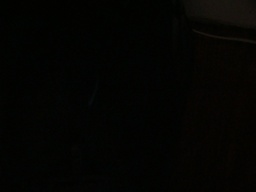
#> input picture bolso_chico.jpg, 256 x 192 px, shrunk from 1296 x 972 before the run, given in place of out.png, which was not available
$ python main.py out.png out.png   (older library calls are emulated)
#> lines starting #> are read from the running program, lines starting #| are printed output that depends on the picture; pictures that were not available may be replaced by others from this repository, and a replacement may not be noted
#> further down, img is the input picture: shape (192, 256, 3); mean R, G, B 3.8, 3.9, 1.7
### converter.py
import numpy as np
import math
import progressbar

def RGB2HSI(rgb):
    hsi = np.empty((len(rgb),len(rgb[0]),3),dtype=np.uint8)
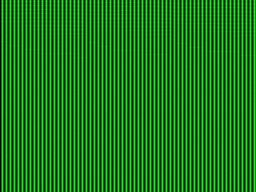
#> hsi: shape (192, 256, 3); mean R, G, B 66.2, 66.2, 66.2
    with progressbar.ProgressBar(max_value=len(rgb)) as bar:
        for f in range(len(rgb)):
            for j in range(len(rgb[f])):
                r = rgb[f][j][0]
                g = rgb[f][j][1]
                b = rgb[f][j][2]
                [h,s,i] = pix_RGB2HSI(r,g,b)
                hsi[f][j][0] = h
                hsi[f][j][1] = s
                hsi[f][j][2] = i
            bar.update(f)
#> this loop made 192 passes
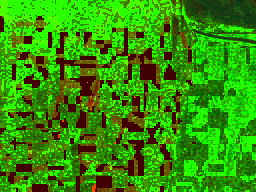
#> hsi: shape (192, 256, 3); mean R, G, B 52, 146.1, 3
    return hsi


def HSI2RGB(hsi):
    rgb = np.empty(hsi.shape,dtype=np.uint8)
    with progressbar.ProgressBar(max_value=len(rgb)) as bar:
        for f in range(len(hsi)):
            for j in range(len(hsi[f])):
                h = hsi[f][j][0]
                s = hsi[f][j][1]
                i = hsi[f][j][2]
                [r,g,b] = pix_HSI2RGB(h,s,i)
                rgb[f][j][0] = r
                rgb[f][j][1] = g
                rgb[f][j][2] = b
            bar.update(f)
    return rgb


def pix_RGB2HSI(R,G,B):
    r = R/255
    g = G/255
    b = B/255

    i = (r+g+b)/3
    s = 1-3*min(r,min(g,b))/(r+g+b+0.000001) # evitar dividir por 0
    h = 0
    denominador = ((r-g)**2+(r-b)*(g-b))**0.5 + 0.000001 # evitar dividir por 0
    numerador = 0.5*((r-g)+(r-b))
    tita = np.arccos(numerador/denominador)
    if b <= g:
        h = tita
    else:
        h = 2*math.pi - tita
    h = int(round(h*255/(2*math.pi)))
    s = int(round(s*255))
    i = int(round(i*255))
    return [h,s,i]


def pix_HSI2RGB(h,s,i):
    h = h*2*math.pi/255
    s = s/255
    i = i/255
    if h < 2*math.pi/3:
        r = min(1,i*(1+s*np.cos(h)/np.cos(math.pi/3-h)))
        b = i*(1-s)
        g = min(1,3*i-(r+b))
    else:
        if h < 4*math.pi/3:
            g = min(1,i*(1+s*np.cos(h - 2*math.pi/3)/np.cos(math.pi-h)))
            r = i*(1-s)
            b = min(1,3*i-(r+g))
        else:
            b = min(1,i*(1+s*np.cos(h-4*math.pi/3)/np.cos(5*math.pi/3-h)))
            g = i*(1-s)
            r = min(1,3*i-(g+b))
    r = int(round(r*255))
    g = int(round(g*255))
    b = int(round(b*255))
    return [r,g,b]

# Cosas que no se si van...
# Borrar?----------------------------------------------------------------------
# [26 lines left out: functions multiplicar_saturado, sumar_saturado, sumar_circular, multiplicar_circular, not called in this run]
# Borrar?----------------------------------------------------------------------

### images.py
import numpy as np
from matplotlib import pyplot as plt

L = 256

def get_histo(img):
    # Se asume que en la imágen que se pasa, sus valores están en el rango
    # [0, 255]
    h = np.zeros(L)
    for i in range(0, len(img)):
        for j in range(0, len(img[0])):
            val = img[i][j]
            h[val] = h[val] + 1
    return h

def HM(img, histo, plot=False):
    assert len(histo)==L

    # guardo las frecuencias absolutas de la imagen para calcular la acumulada
    acum_r = np.zeros(L)
    for f in range(len(img)):
        for j in range(len(img[f])):
            acum_r[img[f][j]]+=1

    # calculo las dos acumuladas, la entrada r, la normal s
    acum_r[0] /= float(len(img)*len(img[0]))
    for i in range(1,L):
        # calculo las frecuencias relativas, obteniendo la distribucion
        acum_r[i] /= float(len(img)*len(img[0]))
        # acumulo
        acum_r[i] += acum_r[i-1]
        histo[i] += histo[i-1]

    # calculo las imagenes de los valores 0...255 en la funcion T(r)
    # la salida s se calcula como s=T(r)=F_s^-1(F_r(r)).
    # al trabajar con valores discretos, se busca el valor mayor inmediato.
    T_r = np.zeros(L)
    for p in range(L):
        acum = acum_r[p]
        k = 0
        while histo[k]<acum and k<255:
            k+=1
        T_r[p] = k

    # construyo la imagen de salida
    for f in range(len(img)):
        for j in range(len(img[f])):
            img[f][j] = T_r[img[f][j]]
    # se se desea, se imprime la dist obtenida
    if plot:
        plt.clf()
        histo_nuevo = get_histo(img)/(len(img)*len(img[0]))
        for i in range(1,256):
            histo_nuevo[i]+=histo_nuevo[i-1]
        plt.plot(histo,label='Buscado')
        plt.plot(histo_nuevo,label='Obtenido')
        plt.title('Histogramas acumulados')
        plt.legend()
        plt.show()
    return img

### splitter.py
import numpy as np
import images as images
from matplotlib import pyplot as plt
import seaborn as sns
sns.set_style("dark")


# Parte el histograma histo en N partes iguales, y lo extiende según (6)
# [29 lines left out: function split_extend_histo, not called in this run]

# Parte el histograma histo en los lugares pasados
def custom_split_extend_histo(histo, splits,show=False):
    # verifico que los splits sean válidos
    for i in range(len(splits)-1):
        assert splits[i]<splits[i+1]
    for split in splits:
        assert split > 0 and split < 255

    N = len(splits)+1
    histo_parts = [[] for l in range(N)]
    histo_limits = [[] for l in range(N)]
    splits = splits+[256]
    init = 0
    for i in range(len(splits)):
        end = splits[i]
        # inicio una de las partes en 0's
        histo_parts[i] = np.zeros(256)
        for j in range(init,end):
            # copio la parte que se encuentra dentro del rango
            histo_parts[i][j] = histo[j]
        histo_limits[i] = (init,end)
        init = end
    # si me lo indican, muestro la partición del histograma
    if show:
        for i in range(len(histo_limits)-1):
            plt.axvline(x=histo_limits[i][1],color='r')
        plt.xlim(0,255)
        plt.plot(histo)
        plt.tick_params(labelsize = 10)
        plt.savefig("informe/imgs/histo.pdf")
    return histo_parts, histo_limits

def get_acum_intervals(img, N, verbose = None):
    ## verbose debe tener los porcentajes correspondientes a cada intervalo [n valores]
    # img debe ser el canal I de la imagen
    # valores en [0, 255]
    img_size = len(img)*len(img[0])
    # obtengo el histograma
    histo = images.get_histo(img)
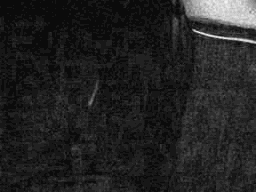
#> img: shape (192, 256); min 0, max 22, mean 3; drawn with min black and max white
    # acumulo
    for i in range(1,256):
        histo[i] = histo[i] + histo[i-1]
    # normalizo
    histo = np.divide(histo, img_size)
    cuts = [None]*(N-1)
    ## Si tomo intervalos de 1/N
    # acumulo verbose
    if not verbose == None:
        for i in range(1,len(verbose)):
            verbose[i]+=verbose[i-1]
    acum_percent = 1/N
    i = 0
    j = 0
    while i < (N-1):
        if verbose == None:
            target_acum = acum_percent*(i+1)
        else:
            target_acum = verbose[i]

        while histo[j] < target_acum:
            j+=1
        cuts[i] = j
        j+=1
        i+=1
    return cuts

### aephe.py
import sys
import numpy as np
import converter
import images
import splitter
from matplotlib import pyplot as plt
from scipy import signal
import seaborn as sns
sns.set_style("dark")

# Funcion principal
# AEPHE: Adaptative extended piecewise histogram equalisation
def AEPHE(img, N=3, alpha=None, beta=None, gamma=0,splits=None, acum_split = False):
    # 1 : Transformar la imagen a HSI, computar el histograma del canal I.
    img_hsi = converter.RGB2HSI(img)

    # 1.5 :
    # Si me indica acum_split, tomo como cortes los intervalos en los cuales
    # se acumula el 100/N%  de los valores
    if acum_split:
        splits = splitter.get_acum_intervals(img_hsi[:,:,2], N,verbose = [.7,.1,.2])
    # Si todavía no hay splits, por defecto lo parto equitativamente
    if splits==None:
        splits = []
        step = int(256/N)
        end = step
        for i in range(N-1):
            splits.append(end)
            end += step
    # 2 - 5: aplciar el método en el canal I
    img_hsi[:,:,2] = AEPHE_aux(img_hsi[:,:,2], alpha, beta, gamma, splits)

    # 6 : Convertir denuevo a RGB
    img_rgb_equ = converter.HSI2RGB(img_hsi)

    return img_rgb_equ

def AEPHE_aux(img_i, alpha, beta, gamma, splits, trace_faults = False):
    histo_i = images.get_histo(img_i)
    # Si no se pasaron alpha,beta,gamma, calcular los Mi/Mc
    if alpha==None:
        M_i = dameM_i(histo_i)
        M_i = np.amax([M_i, 0.05])
        M_c = dameM_c(img_i,histo_i)
        M_c = np.amin([M_c, 1.])
        print('Mi:',M_i)
        print('Mc:',M_c)
        alpha = M_i/(M_i+M_c)
        beta = M_c/(M_i+M_c)

    # 2 : Particionar el histograma recien computado en los splits
    parts_histo, parts_limits = splitter.custom_split_extend_histo(histo_i, splits)
#> the loop in custom_split_extend_histo, `for i in range(len(splits)-1):` made 1 pass
#> the loop in custom_split_extend_histo, `for split in splits:` made 2 passes
#> split on passes 1 to 2: 3, 4
#> the loop in custom_split_extend_histo, `for i in range(len(splits)):` made 3 passes
    # tracing error: me copio los histrogramas particionado y extendidos

    N = len(parts_limits)
    histo_target = [None]*N # array vacio para guardar los target histo
    w_k_functs = [None]*N # array vacio para guardar las funciones de peso
    histo_weights_values = [None]*N
    # 3 : Aplicar HE a cada histrograma particionado según el paper:
    for i in range(N): # para cada partición del histograma

        # IMPORTANTE:
        # parts_histo[i] esta en float, pero sus valores son en int, hay que
        # normalizarlo antes de calcular el target_histo

        # a : Crear el histograma uniforme según la función de peso
        # w_k sería la funcion peso para generar el histograma uniforme
        w_k = weight_function(parts_histo[i], parts_limits[i])
        w_k_functs[i] = w_k # guardo la funcion de pesaje
        histo_unif = np.zeros(256) # esta en float
        curr_weights = np.zeros(256)
        total = 0
        for j in range(0,256):
            part_range = range(int(parts_limits[i][0]), int(parts_limits[i][1]))
            if j in part_range: # si no es cero, quiere decir que el valor esta en
            # esta parte del histo
                histo_unif[j] = 1
                total += 1
            else:
                # el valor debe ser 0, es decir, no esta en la parte,
                # aplico weight_function
                histo_unif[j] = w_k(j)
                total += histo_unif[j]
            # calculo un array que tiene para cada nivel i, w_k_i
            # (weight_function of the piece-histogram) -> SE USA EN (4)
            curr_weights[j] = w_k(j)
        # normalizo el histograma uniforme, para que describa una distribucion
        for j in range(256):
            histo_unif[j] /= total
        # guardo una copia de los pesos para la parte i del histo
        histo_weights_values[i] = np.copy(curr_weights)
        # a.2 : calcular la matriz de suavidad D
        D  = np.zeros((255,256))
        for h in range(0,255):
            D[h][h] = -1
            D[h][h+1] = 1
        D_T = np.transpose(D) # D transpuesta
        ident = np.identity(256)
        # b : Resolver el sistema lineal, para hallar el target_histogram
        term_1 = np.multiply((alpha + beta), ident) + np.dot(np.multiply(gamma, D_T), D)
        term_1 = np.linalg.inv(term_1)
        # aca normalizo parts_histo[i]
        parts_histo[i] = np.divide(parts_histo[i],len(img_i)*len(img_i[0]))
        term_2 = np.multiply(alpha, parts_histo[i]) + np.multiply(beta, histo_unif)
        histo_target[i] = np.dot(term_1, term_2) # guardo el target histo
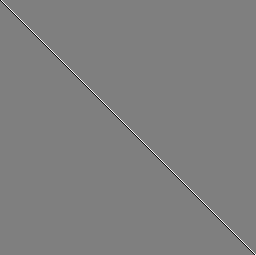
#> D: shape (255, 256) float64; min -1, max 1, mean 0; drawn with min black and max white
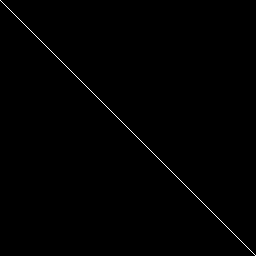
#> term_1: shape (256, 256) float64; values 0 (black) and 1.11 (white), 0.39% white in thin lines or dots

    # 4 : Juntar los histogramas una vez ecualizados, por el peso
    # ya tengo los pesos de cada parte de los histos, ahora creo uno que tenga los pesos totales
    total_weights = np.zeros(256) # ya es float
    for i in range(0,256):
        local_sum = 0.
        for n in range(0,N):
            local_sum = local_sum + histo_weights_values[n][i]
        total_weights[i] = local_sum

    # merge de histogramas
    histo_equ = np.zeros(256)
    for i in range(0,256):
        # acumulo los histos con peso
        histo_equ[i] = sum([ histo_weights_values[j][i] / total_weights[i] * histo_target[j][i]\
                for j in range(0,N)])
    # relativizar el histograma final, para que descria una distribucion
    total = sum(histo_equ)
    histo_equ /= total

    # 5 : Obtener el canal-I final, por HM
    img_i = images.HM(img_i, histo_equ)
#> after the loop in HM, `for f in range(len(img)):`:
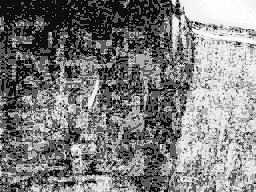
#> img: shape (192, 256); min 0, max 255, mean 126.2

    return img_i

# calcula en base al histograma, la funcion de peso para generar el histo_unif
# adaptado a la particion
def weight_function(piece_histo, limits):
    # esta parte esta en pag. 1014 del paper, secc 3.3
    # u_k
    first_val = int(limits[0])
    last_val = int(limits[1])
    # para hallar el valor medio del intervalo
    count = 0.
    mean = 0.
    # busco el primer y el ultimo valor de la particion
    # siempre se cumple last_val > first_val
    for i in range(first_val,last_val+1):
        count = count+1
        mean = mean+i
    # saco la media, eso va a ser u_k
    u_k = (first_val + last_val)/2.
    # sigma_k

    if count < .1:
        print("Count es cero!")
        print("Histo: ")
        print(piece_histo)
        print("\n\nFirst val: %d" % (first_val))
        print("\nEnd val: %d" % (last_val))
        sys.exit(0)

    mean = mean/count
    # sugerido por paper
    sigma_th = np.abs(128-mean)
    # cantidad de valores que cubre el intervalo
    w_d = last_val - first_val
    # tomo el maximo
    sigma_k = np.amax([w_d,sigma_th])
    return lambda i: np.exp(-((i - u_k)**2)/(2*(sigma_k**2)))


# [32 lines left out: functions dameM_i, dameM_c, not called in this run]

### main.py
import aephe
from scipy import ndimage
from scipy import misc
from matplotlib import pyplot as plt
import sys

if len(sys.argv) < 3:
    print("Error, faltan argumentos. Uso:")
    print("%s imagen-in imagen-out" % (sys.argv[0]))
    sys.exit(1)

route = sys.argv[1]
print("Reading image...")
img = ndimage.imread(route)

N = 3
a = .3
b = .6
g = 0.
splits=None
out_name = sys.argv[2]

print("Running AEPHE...")
img_AEPHE_acum_splits = aephe.AEPHE(img, N, alpha = a, beta = b, gamma = g, splits = splits, acum_split=True)
#> after the loop in HSI2RGB, `for f in range(len(hsi)):`:
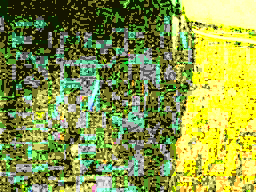
#> rgb: shape (192, 256, 3); mean R, G, B 139.5, 155, 72

# muestro comparación con imagen original
plt.clf()
plt.subplot(1,2,1)
plt.title('Original')
plt.imshow(img)
plt.subplot(1,2,2)
plt.imshow(img_AEPHE_acum_splits)
plt.title('Procesada AEPHE')
plt.show()

# guardo la salida en out/
if out_name != None:
    misc.imsave("out/%s_AEPHE.bmp" % (out_name), img_AEPHE_acum_splits)
